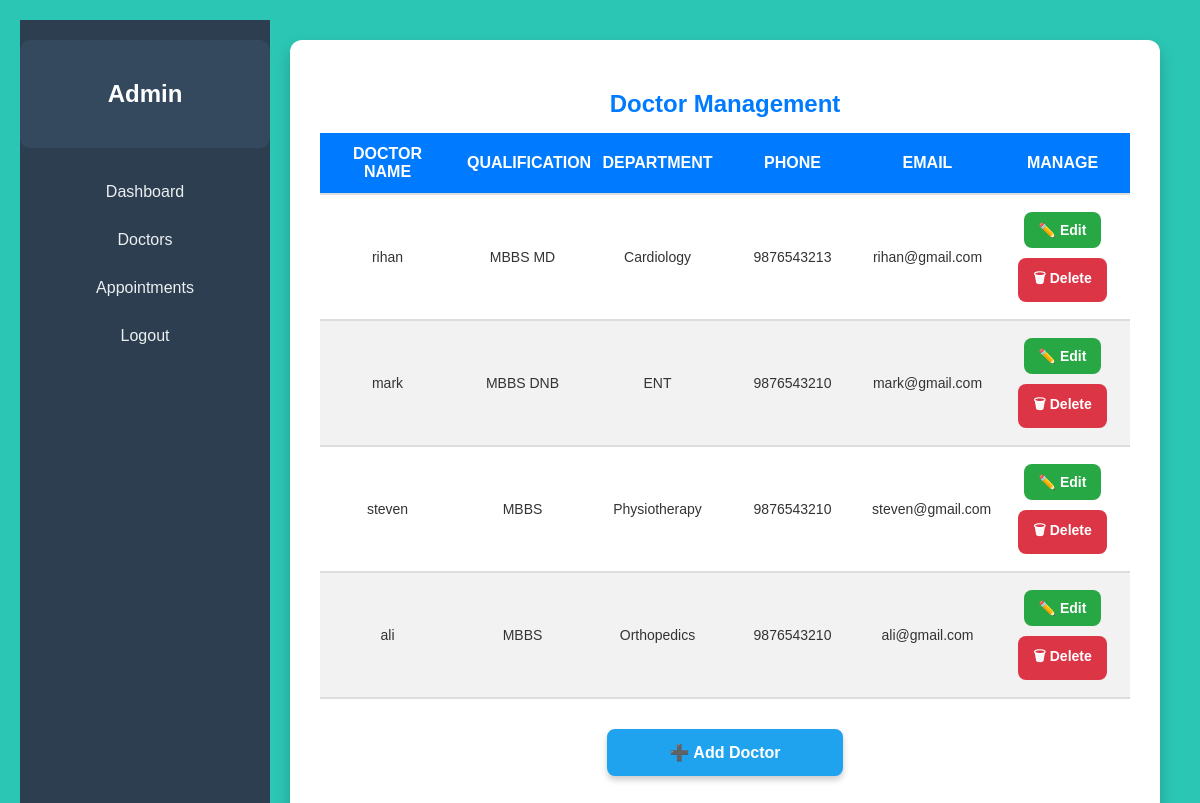
/api/viewdoctors, run on an earlier commit of the app's database.
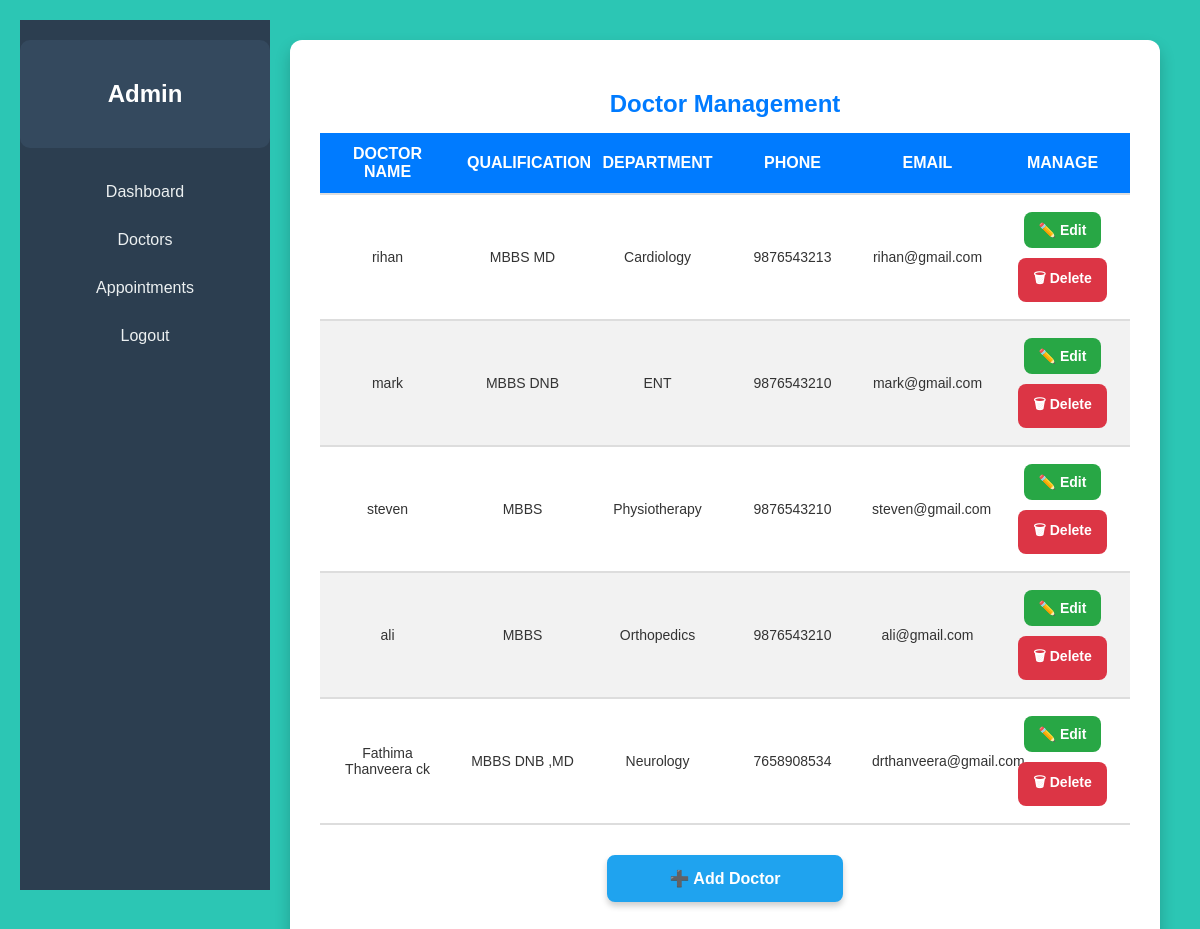
And on a later commit of the database.
### Predictivehealthapp/models.py (models this page shows)
class DoctorTable(models.Model):
    LOGINID=models.ForeignKey(LoginTable,on_delete=models.CASCADE,null=True,blank=True)
    Name=models.CharField(max_length=20,null=True,blank=True)
    specialization=models.CharField(max_length=20,null=True,blank=True)
    qualification=models.CharField(max_length=20,null=True,blank=True)
    phone=models.BigIntegerField(null=True,blank=True)
    email=models.CharField(max_length=255,null=True,blank=True)
    avg_rating=models.DecimalField(max_digits=3, decimal_places=2,null=True,blank=True)
    status=models.CharField(max_length=20,null=True,blank=True)

### Predictivehealthapp/views.py (the view)
# urls.py: path('viewdoctors',viewdoc.as_view(),name="viewdoctors"),
class viewdoc(View):
    def get(self,request):
        obj=DoctorTable.objects.filter(status=1)
        obji = obj.filter(status=1)
        print("##################################################################",obj)
        return render(request,'administrator/view-doc.html',{'val':obj})

### templates/administrator/view-doc.html (shortened to what this page needs)
{% extends 'administrator/admin-dashboard.html' %}
    {% block body %}
    <div class="view-doc">
        <h2 class="title">Doctor Management</h2>
        <div class="responsive-table-container">
            <table class="responsive-table">
                <thead>
                    <tr>
                        <th>Doctor Name</th>
                        <th>Qualification</th>
                        <th>Department</th>
                        <th>Phone</th>
                        <th>Email</th>
                        <th>Manage</th>
                    </tr>
                </thead>
                <tbody>
                    {% for i in val %}
                    <tr>
                        <td>{{ i.Name }}</td>
                        <td>{{ i.qualification }}</td>
                        <td>{{ i.specialization }}</td>
                        <td>{{ i.phone }}</td>
                        <td>{{ i.email }}</td>
                        <td>
                            <a class="btn btn-edit" href="{% url 'editdoc' i.id %}">✏️ Edit</a><br>
                            <a class="btn btn-delete" href="{% url 'deletedoc' i.id %}">🗑 Delete</a>
                        </td>
                    </tr>
                    {% endfor %}
                </tbody>
            </table>
        </div>
        <center><a class="btn btn-add" href="{% url 'doctorregister' %}">➕ Add Doctor</a></center>
    </div>
    {% endblock %}

### templates/administrator/admin-dashboard.html (shortened to what this page needs)
{% load static %}
<!DOCTYPE html>
<html lang="en">
<head>
    <link rel="stylesheet" href="{% static 'styles/admini-css/administrator.css' %}" type="text/css">
</head>
<body>
    <div class="container">
        <aside class="sidebar">
            <div class="user-info">
                <h1>Admin</h1>
            </div>
            <nav>
                <ul>
                    <li><a href="/dashboard">Dashboard</a></li>
                    <li><a href="/viewdoctors" >Doctors</a></li>
                    <li><a href="/viewappointment">Appointments</a></li>
                    <li><a href="/" class="logout-btn">Logout</a></li>
                </ul>
            </nav>
        </aside>
        <main id="main">
            {% block body %}
            {% endblock %}
        </main>
    </div>
</body>
</html>

### static/styles/admini-css/administrator.css (style rules this page uses)
body { margin: 0; font-family: Arial, sans-serif; background-color: #11bfabe2; transition: all 0.3s ease-in-out; }
.sidebar { width: 250px; height: 100vh; background-color: #2c3e50; color: #fff; position: fixed; padding-top: 20px; transition: all 0.3s; padding-bottom: 50px; }
.sidebar .user-info { text-align: center; margin-bottom: 20px; padding: 20px; background-color: #34495e; border-radius: 10px; }
.sidebar nav ul { list-style: none; padding: 0; }
.sidebar nav ul li { padding: 15px; text-align: center; transition: background 0.3s; }
.sidebar nav ul li a { color: #ecf0f1; text-decoration: none; display: block; }
.logout-btn { margin-top: auto; text-align: center; border-radius: 5px; font-size: 16px; cursor: pointer; transition: background-color 0.3s ease; }
main { margin-left: 250px; padding: 20px; }
body { font-family: "Poppins", sans-serif; margin: 0; padding: 20px; color: #333; transition: all 0.3s ease-in-out; }
.view-doc { max-width: 1200px; margin: auto; background: white; padding: 30px; border-radius: 12px; box-shadow: 0 8px 16px rgba(0, 0, 0, 0.2); text-align: center; animation: fadeIn 0.5s ease-in-out; }
.title { font-size: 26px; font-weight: bold; margin-bottom: 20px; color: #007bff; }
.responsive-table-container { overflow-x: auto; }
.responsive-table { width: 100%; border-collapse: collapse; min-width: 800px; table-layout: fixed; }
.responsive-table th, .responsive-table td { padding: 15px; text-align: center; border-bottom: 2px solid #ddd; }
.responsive-table th { background-color: #007bff; color: white; font-size: 16px; }
.responsive-table td { font-size: 14px; }
.btn { display: inline-block; padding: 10px 15px; border-radius: 8px; text-decoration: none; color: white; font-size: 14px; font-weight: bold; margin: 5px; transition: all 0.3s ease-in-out; }
.btn-edit { color: white; background: #28a745; }
.btn-delete { color: white; background: #dc3545; }
.btn-add { background: #1fa3ef; color: white; display: block; width: 200px; text-align: center; margin: 30px auto; padding: 12px 16px; border: 2px solid #1fa3ef; border-radius: 8px; box-shadow: 0px 4px 6px rgba(0, 0, 0, 0.2); font-size: 16px; font-weight: bold; cursor: pointer; transition: all 0.3s ease-in-out; }
a { text-decoration: none; color: #007bff; }
body { font-family: "Poppins", sans-serif; margin: 0; padding: 20px; transition: all 0.3s ease-in-out; }
.title { font-size: 24px; font-weight: bold; margin-bottom: 15px; color: #007bff; }
.responsive-table { width: 100%; border-collapse: collapse; min-width: 600px; background-color: white; }
.responsive-table th, .responsive-table td { padding: 12px; text-align: center; border-bottom: 2px solid #ddd; }
.responsive-table th { background-color: #007bff; color: white; font-size: 16px; text-transform: uppercase; }
.responsive-table td { font-size: 14px; color: #333; }
.responsive-table tr:nth-child(even) { background-color: #f2f2f2; }

What changed in the data, as far as the page shows it:
added DoctorTable: Name "Fathima Thanveera ck", qualification "MBBS DNB ,MD", specialization "Neurology", phone "7658908534", email "drthanveera@gmail.com"
